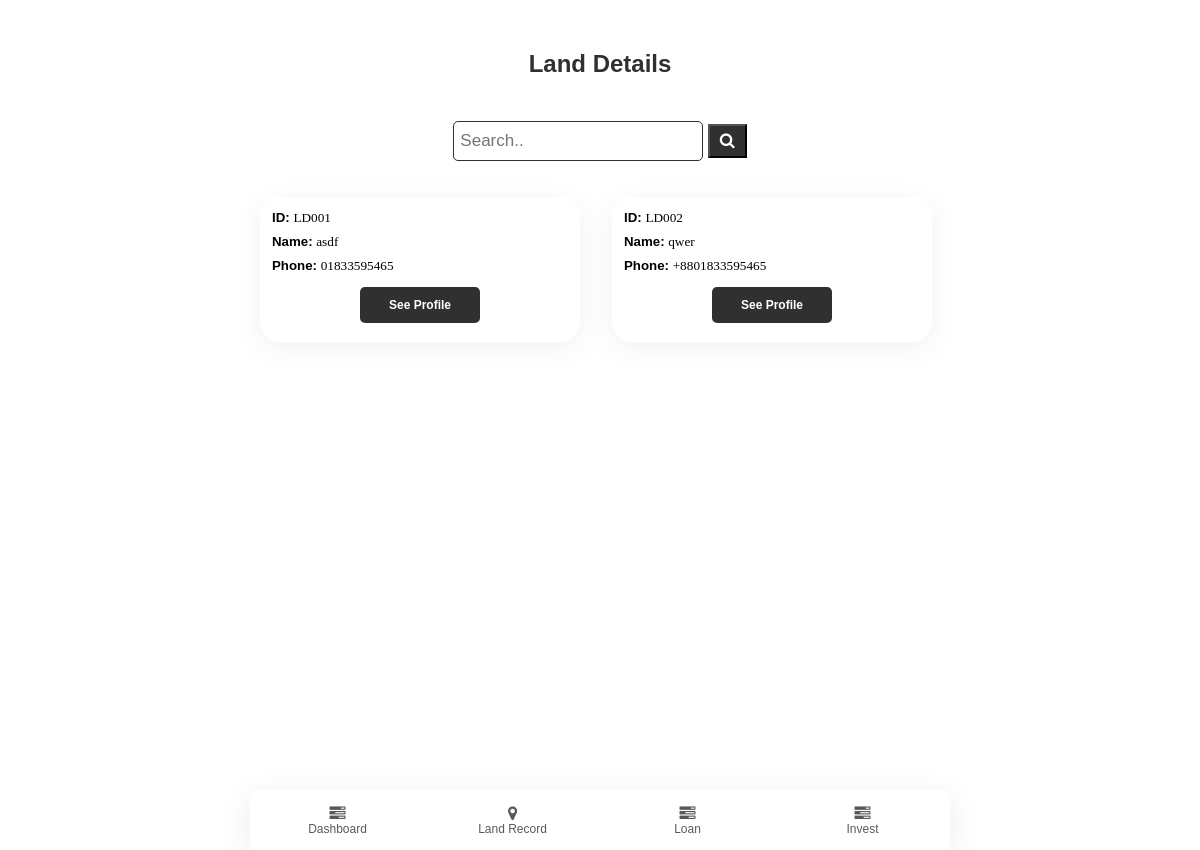
The page /land/ (signed in) on the database as committed earlier.
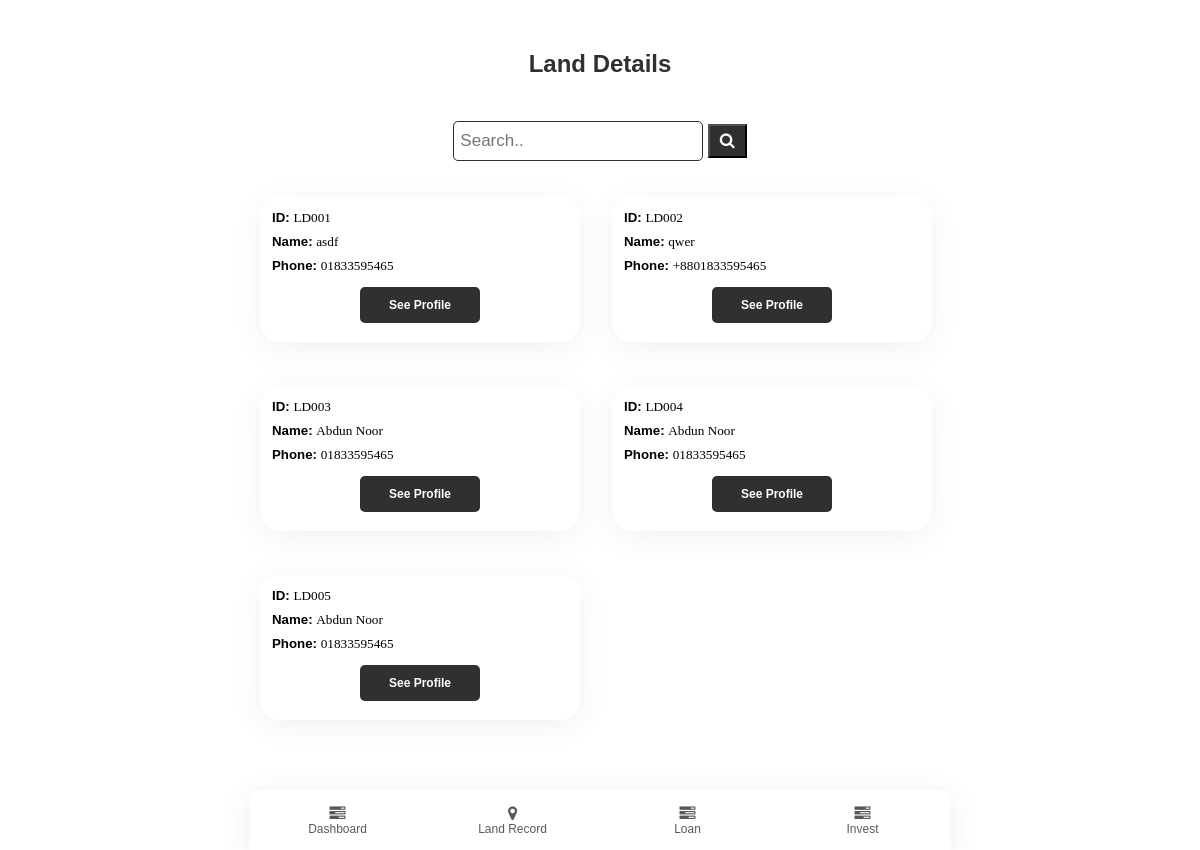
The same page on the database as committed later.
### app/models.py (models this page shows)
class Landowner(models.Model):
    Landownername = models.CharField(max_length=50)
    phone = models.CharField(max_length=15, blank=True, null= True)
    img = models.ImageField(default='avatar.png', upload_to='pics')
    landbuyer = models.ForeignKey(User, on_delete=models.SET_NULL, blank=True, null=True)
    status = models.BooleanField(default=None, null=True, blank=False)
    def __str__(self):
        return "LD00" + str(self.id)

### app/views.py (the view)
# urls.py: path('land/', views.land, name='land'),
@login_required(login_url='login')
def land(request):
    landowners = Landowner.objects.filter(landbuyer_id=request.user.id)
    return render(request, "app/landdetails.html",{
        "landowners": landowners,
    })

### app/templates/app/landdetails.html (shortened to what this page needs)
{% extends "app/layout.html" %}
{% block body %}
<header style="text-align: center;">
    <h2>Land Details</h2>
    <div class="search-container">
        <form action="/action_page.php">
          <input type="text" placeholder="Search.." name="search">
          <button type="submit"><i class="fa fa-search"></i></button>
        </form>
      </div>
</header>
<div class="list-cards">
    {% for landowner in landowners %}
    <div class="card list" style="height: 145px;">
        <h5>ID: <span class="lightword">{{ landowner  }}</span></h5>
        <h5>Name: <span class="lightword">{{ landowner.Landownername }}</span></h5>
        <h5>Phone: <span class="lightword">{{ landowner.phone }}</span></h5>
        <div class="buttondiv">
            <a href="{% url 'landownerprofile' landowner.id %}"><button class="samebuttons">See Profile</button></a>
        </div>
    </div>
    {% endfor %}
</div>
{% endblock %}

Rows that differ between the two databases and show on the page:
added Landowner: id "LD003", Landownername "Abdun Noor", phone "01833595465"
added Landowner: id "LD004", Landownername "Abdun Noor", phone "01833595465"
added Landowner: id "LD005", Landownername "Abdun Noor", phone "01833595465"
